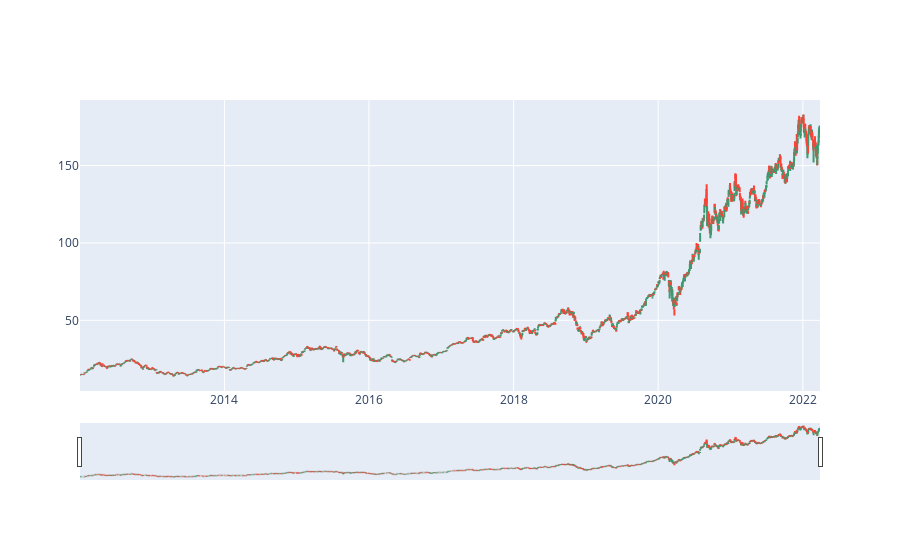

Notebook code cell kept with this figure:
### Code cell
plot.plot_ohlc(df_apple)

### Figure 1 — Plotly figure (JSON) as saved in the notebook; plotly's stock layout.template omitted (floating-point values rounded to 4 significant figures; data arrays with more than 128 entries replaced by an {"elided": "..."} marker saying what was removed)
{"data": [{"close": {"elided": "2577 float values"}, "high": {"elided": "2577 float values"}, "low": {"elided": "2577 float values"}, "open": {"elided": "2577 float values"}, "type": "ohlc", "x": {"elided": "2577 str values"}}], "layout": {}}
